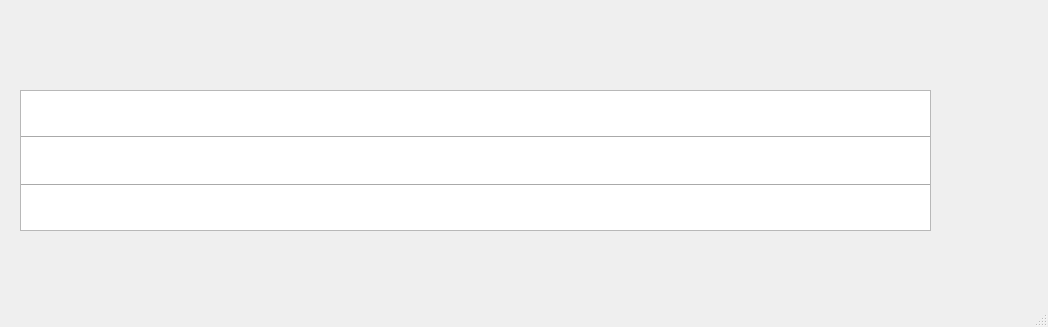
<?xml version="1.0" encoding="UTF-8"?>
<ui version="4.0">
 <class>MainWindow</class>
 <widget class="QMainWindow" name="MainWindow">
  <property name="geometry">
   <rect>
    <x>0</x>
    <y>0</y>
    <width>1048</width>
    <height>327</height>
   </rect>
  </property>
  <property name="windowTitle">
   <string>MainWindow</string>
  </property>
  <widget class="QWidget" name="centralwidget">
   <widget class="QScrollArea" name="scrollArea">
    <property name="geometry">
     <rect>
      <x>20</x>
      <y>90</y>
      <width>911</width>
      <height>141</height>
     </rect>
    </property>
    <property name="sizePolicy">
     <sizepolicy hsizetype="Expanding" vsizetype="Fixed">
      <horstretch>0</horstretch>
      <verstretch>0</verstretch>
     </sizepolicy>
    </property>
    <property name="sizeAdjustPolicy">
     <enum>QAbstractScrollArea::AdjustToContents</enum>
    </property>
    <property name="widgetResizable">
     <bool>true</bool>
    </property>
    <widget class="QWidget" name="scrollAreaWidgetContents_2">
     <property name="geometry">
      <rect>
       <x>0</x>
       <y>0</y>
       <width>909</width>
       <height>139</height>
      </rect>
     </property>
     <property name="sizePolicy">
      <sizepolicy hsizetype="Expanding" vsizetype="Preferred">
       <horstretch>0</horstretch>
       <verstretch>0</verstretch>
      </sizepolicy>
     </property>
     <property name="maximumSize">
      <size>
       <width>909</width>
       <height>16777215</height>
      </size>
     </property>
     <widget class="QWidget" name="widget" native="true">
      <property name="geometry">
       <rect>
        <x>0</x>
        <y>0</y>
        <width>931</width>
        <height>141</height>
       </rect>
      </property>
      <property name="sizePolicy">
       <sizepolicy hsizetype="Expanding" vsizetype="Preferred">
        <horstretch>0</horstretch>
        <verstretch>0</verstretch>
       </sizepolicy>
      </property>
      <property name="maximumSize">
       <size>
        <width>931</width>
        <height>16777215</height>
       </size>
      </property>
      <property name="statusTip">
       <string>Add/remove note</string>
      </property>
      <property name="styleSheet">
       <string notr="true">QWidget { background: white }</string>
      </property>
      <widget class="QWidget" name="verticalLayoutWidget">
       <property name="geometry">
        <rect>
         <x>0</x>
         <y>0</y>
         <width>1050</width>
         <height>141</height>
        </rect>
       </property>
       <layout class="QVBoxLayout" name="verticalLayout">
        <property name="spacing">
         <number>0</number>
        </property>
        <property name="sizeConstraint">
         <enum>QLayout::SetNoConstraint</enum>
        </property>
        <item>
         <widget class="QWidget" name="widget_3" native="true">
          <property name="sizePolicy">
           <sizepolicy hsizetype="Expanding" vsizetype="Preferred">
            <horstretch>0</horstretch>
            <verstretch>0</verstretch>
           </sizepolicy>
          </property>
          <widget class="QWidget" name="horizontalLayoutWidget">
           <property name="geometry">
            <rect>
             <x>0</x>
             <y>0</y>
             <width>911</width>
             <height>41</height>
            </rect>
           </property>
           <layout class="QHBoxLayout" name="horizontalLayout">
            <property name="sizeConstraint">
             <enum>QLayout::SetNoConstraint</enum>
            </property>
            <property name="leftMargin">
             <number>6</number>
            </property>
            <property name="rightMargin">
             <number>6</number>
            </property>
           </layout>
          </widget>
         </widget>
        </item>
        <item>
         <widget class="Line" name="line">
          <property name="orientation">
           <enum>Qt::Horizontal</enum>
          </property>
         </widget>
        </item>
        <item>
         <widget class="QWidget" name="widget_2" native="true">
          <property name="sizePolicy">
           <sizepolicy hsizetype="Expanding" vsizetype="Preferred">
            <horstretch>0</horstretch>
            <verstretch>0</verstretch>
           </sizepolicy>
          </property>
          <widget class="QWidget" name="horizontalLayoutWidget_2">
           <property name="geometry">
            <rect>
             <x>0</x>
             <y>0</y>
             <width>1524</width>
             <height>41</height>
            </rect>
           </property>
           <layout class="QHBoxLayout" name="horizontalLayout_2">
            <property name="sizeConstraint">
             <enum>QLayout::SetNoConstraint</enum>
            </property>
            <property name="leftMargin">
             <number>6</number>
            </property>
            <property name="rightMargin">
             <number>6</number>
            </property>
           </layout>
          </widget>
         </widget>
        </item>
        <item>
         <widget class="Line" name="line_2">
          <property name="orientation">
           <enum>Qt::Horizontal</enum>
          </property>
         </widget>
        </item>
        <item>
         <widget class="QWidget" name="widget_4" native="true">
          <property name="sizePolicy">
           <sizepolicy hsizetype="Expanding" vsizetype="Preferred">
            <horstretch>0</horstretch>
            <verstretch>0</verstretch>
           </sizepolicy>
          </property>
          <widget class="QWidget" name="horizontalLayoutWidget_3">
           <property name="geometry">
            <rect>
             <x>0</x>
             <y>0</y>
             <width>911</width>
             <height>41</height>
            </rect>
           </property>
           <layout class="QHBoxLayout" name="horizontalLayout_3">
            <property name="sizeConstraint">
             <enum>QLayout::SetNoConstraint</enum>
            </property>
            <property name="leftMargin">
             <number>6</number>
            </property>
            <property name="rightMargin">
             <number>6</number>
            </property>
           </layout>
          </widget>
         </widget>
        </item>
       </layout>
      </widget>
     </widget>
    </widget>
   </widget>
  </widget>
  <widget class="QMenuBar" name="menubar">
   <property name="geometry">
    <rect>
     <x>0</x>
     <y>0</y>
     <width>1048</width>
     <height>22</height>
    </rect>
   </property>
  </widget>
  <widget class="QStatusBar" name="statusbar"/>
 </widget>
 <resources/>
 <connections/>
</ui>
